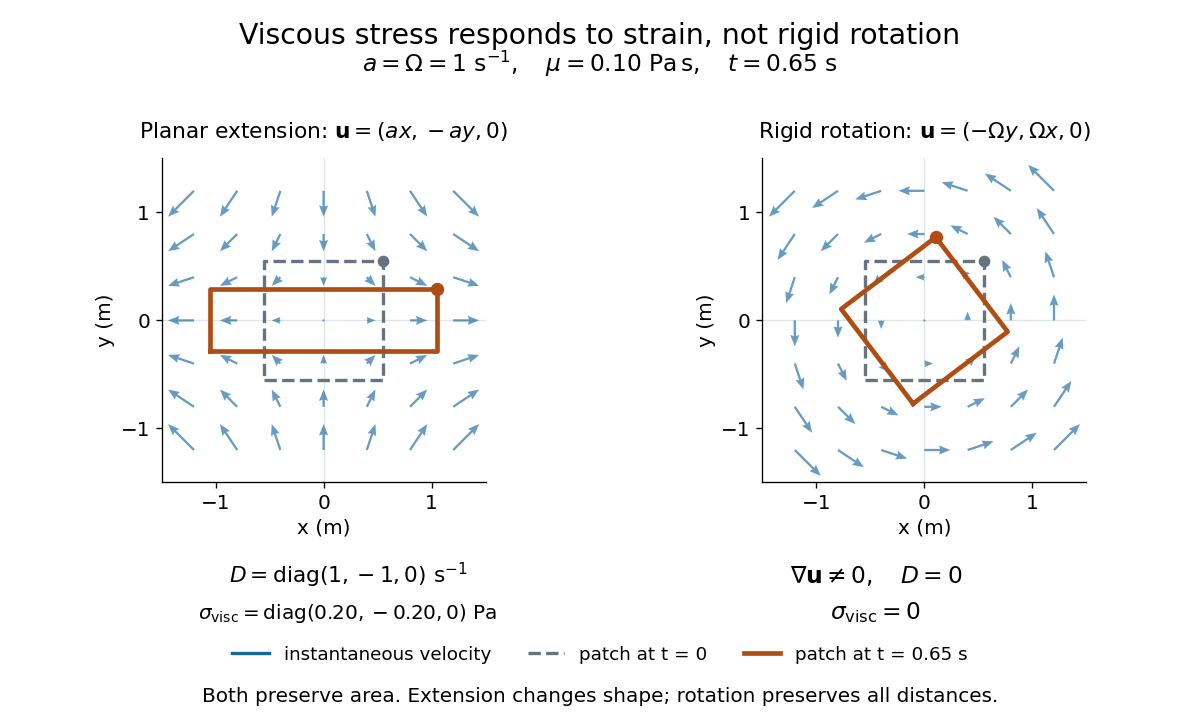

The Python source for this figure:
"""Compare exact material-patch extension and rotation; output to the current directory.

Tested with Python 3.14.4, matplotlib 3.10.7 and numpy 2.3.5.
Build from the repository root: make _media/viscosity-strain-versus-rotation.png
"""

from pathlib import Path

import matplotlib

matplotlib.use("Agg")
import matplotlib.pyplot as plt
from matplotlib.lines import Line2D
import numpy as np


a = omega = 1.0  # s^-1
mu = 0.10  # Pa s
time = 0.65  # s
extension_gradient = np.diag([a, -a])
rotation_gradient = np.array([[0.0, -omega], [omega, 0.0]])
extension_D = 0.5 * (extension_gradient + extension_gradient.T)
rotation_D = 0.5 * (rotation_gradient + rotation_gradient.T)
extension_map = np.diag([np.exp(a * time), np.exp(-a * time)])
angle = omega * time
rotation_map = np.array([[np.cos(angle), -np.sin(angle)],
                         [np.sin(angle), np.cos(angle)]])
square = 0.55 * np.array([[-1, -1], [1, -1], [1, 1], [-1, 1], [-1, -1]])
assert np.allclose(rotation_D, 0.0)
assert np.allclose(2 * mu * extension_D, np.diag([0.20, -0.20]))
assert np.isclose(np.linalg.norm(extension_gradient), np.linalg.norm(rotation_gradient))
assert np.isclose(np.linalg.det(extension_map), 1.0)
assert np.isclose(np.linalg.det(rotation_map), 1.0)
assert np.allclose(rotation_map.T @ rotation_map, np.eye(2))
rotated = square @ rotation_map.T
assert np.allclose(np.linalg.norm(np.diff(rotated, axis=0), axis=1), 1.10)

plt.rcParams.update({"font.size": 12, "figure.facecolor": "white"})
blue = "#1766a0"
orange = "#b04d13"
fig, axes = plt.subplots(1, 2, figsize=(10, 6), dpi=120)
fig.subplots_adjust(left=0.08, right=0.96, top=0.78, bottom=0.33, wspace=0.32)
fig.suptitle("Viscous stress responds to strain, not rigid rotation", y=0.97, fontsize=17)
fig.text(0.5, 0.90, r"$a=\Omega=1\ \mathrm{s^{-1}},\quad \mu=0.10\ \mathrm{Pa\,s},\quad t=0.65\ \mathrm{s}$", ha="center", fontsize=14)
x, y = np.meshgrid(np.linspace(-1.20, 1.20, 7), np.linspace(-1.20, 1.20, 7))

for ax, gradient, mapping, title in zip(
        axes, [extension_gradient, rotation_gradient], [extension_map, rotation_map],
        [r"Planar extension: $\mathbf{u}=(ax,-ay,0)$", r"Rigid rotation: $\mathbf{u}=(-\Omega y,\Omega x,0)$"]):
    ax.set_title(title, fontsize=13, pad=12)
    ax.set_aspect("equal")
    ax.set_xlim(-1.5, 1.5)
    ax.set_ylim(-1.5, 1.5)
    ax.set_xticks([-1, 0, 1])
    ax.set_yticks([-1, 0, 1])
    ax.set_xlabel("x (m)", labelpad=3)
    ax.set_ylabel("y (m)", labelpad=3)
    ax.spines[["top", "right"]].set_visible(False)
    ax.axhline(0, color="#e0e5e9", lw=0.8, zorder=0)
    ax.axvline(0, color="#e0e5e9", lw=0.8, zorder=0)
    vx = gradient[0, 0] * x + gradient[0, 1] * y
    vy = gradient[1, 0] * x + gradient[1, 1] * y
    ax.quiver(x, y, vx, vy, color=blue, alpha=0.65, angles="xy", scale_units="xy", scale=5,
              width=0.007, headwidth=4, zorder=1)
    transformed = square @ mapping.T
    ax.plot(square[:, 0], square[:, 1], "--", lw=2, color="#67737f", zorder=3)
    ax.plot(transformed[:, 0], transformed[:, 1], color=orange, lw=2.8, zorder=4)
    ax.plot(*square[2], "o", color="#67737f", ms=6, zorder=5)
    ax.plot(*transformed[2], "o", color=orange, ms=7, zorder=5)

fig.text(0.29, 0.19, r"$D=\mathrm{diag}(1,-1,0)\ \mathrm{s^{-1}}$", ha="center", fontsize=13)
fig.text(0.29, 0.14, r"$\sigma_{\mathrm{visc}}=\mathrm{diag}(0.20,-0.20,0)\ \mathrm{Pa}$", ha="center", fontsize=12)
fig.text(0.73, 0.19, r"$\nabla\mathbf{u}\ne0,\quad D=0$", ha="center", fontsize=14)
fig.text(0.73, 0.14, r"$\sigma_{\mathrm{visc}}=0$", ha="center", fontsize=14)
handles = [Line2D([0], [0], color=blue, lw=2, label="instantaneous velocity"),
           Line2D([0], [0], color="#67737f", lw=2, ls="--", label="patch at t = 0"),
           Line2D([0], [0], color=orange, lw=2.8, label="patch at t = 0.65 s")]
fig.legend(handles=handles, loc="lower center", bbox_to_anchor=(0.5, 0.055), ncol=3, frameon=False, fontsize=11)
fig.text(0.5, 0.025, "Both preserve area. Extension changes shape; rotation preserves all distances.", ha="center", fontsize=12)
output = Path.cwd() / f"{Path(__file__).stem}.png"
fig.savefig(output, facecolor="white", transparent=False)
plt.close(fig)
print(f"{output.name}: 1200 x 720; |grad u|_F={np.linalg.norm(extension_gradient):.8f} s^-1 for both")
print(f"det(extension map)={np.linalg.det(extension_map):.8f}; det(rotation map)={np.linalg.det(rotation_map):.8f}")
print(f"extension stress diagonal={(2 * mu * extension_D).diagonal().tolist()} Pa; rotation D={rotation_D.tolist()}")
